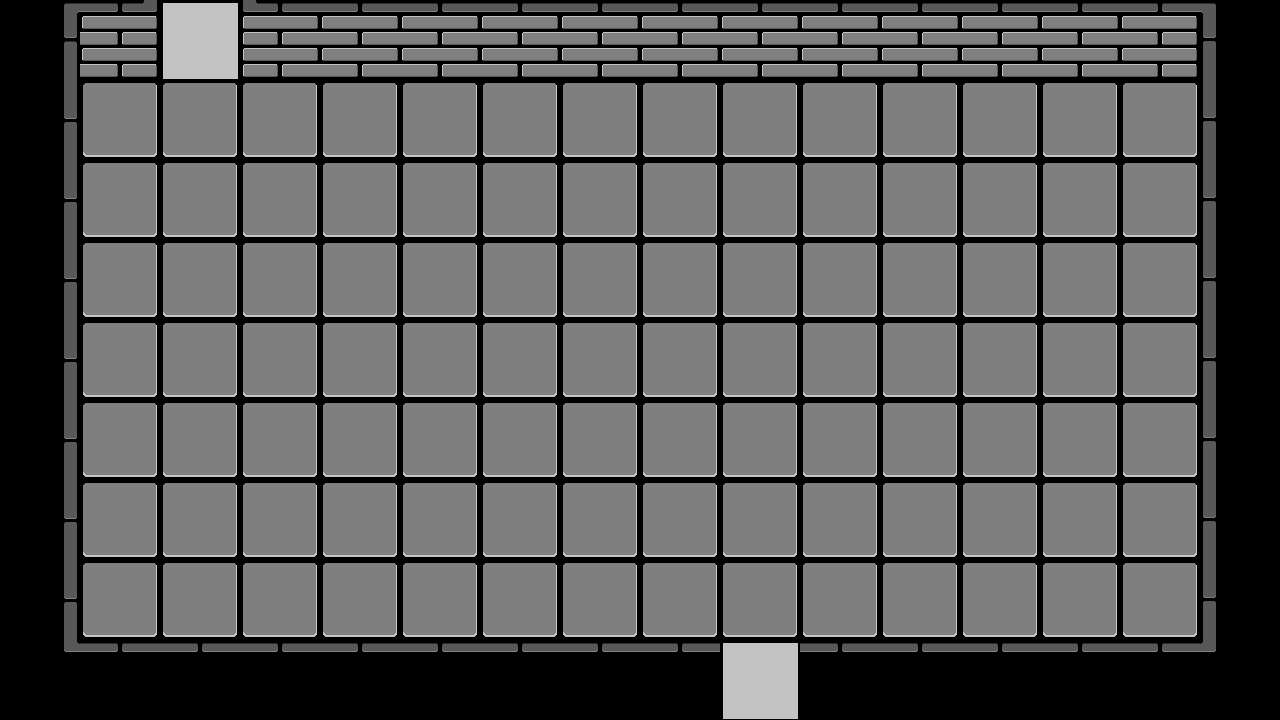

The image is a tile-based game level rendered from a .tmx file. Its description and complete source (layers, tilesets, objects, tile grids) follow:
An orthogonal 16x9 tile map with 80x80 px tiles, 1 tile layer (tile layer) and 3 objects (2x door, enemy).

<map version="1.4" tiledversion="1.4.2" orientation="orthogonal" renderorder="right-down" width="16" height="9" tilewidth="80" tileheight="80" infinite="0" nextlayerid="4" nextobjectid="7">
 <tileset firstgid="1" source="trial_tileset.tsx" />
 <layer id="1" name="tile layer" width="16" height="9">
  <data encoding="csv">
30,32,20,33,7,7,7,7,7,7,7,7,7,7,22,29,
9,2,2,2,2,2,2,2,2,2,2,2,2,2,2,10,
9,2,2,2,2,2,2,2,2,2,2,2,2,2,2,10,
9,2,2,2,2,2,2,2,2,2,2,2,2,2,2,10,
9,2,2,2,2,2,2,2,2,2,2,2,2,2,2,10,
9,2,2,2,2,2,2,2,2,2,2,2,2,2,2,10,
9,2,2,2,2,2,2,2,2,2,2,2,2,2,2,10,
9,2,2,2,2,2,2,2,2,2,2,2,2,2,2,10,
13,11,11,11,11,11,11,11,11,20,11,11,11,11,11,12
</data>
 </layer>
 <objectgroup id="3" name="object layer" visible="0">
  <object id="3" name="door" type="door" x="721.874" y="679.585" width="79.6619" height="40.3227">
   <properties>
    <property name="target_map" value="data/Tiled/room1.tmx" />
    <property name="target_x" type="int" value="760" />
    <property name="target_y" type="int" value="160" />
   </properties>
  </object>
  <object id="5" name="door" type="door" x="160.799" y="1.47521" width="79.6619" height="40.3227">
   <properties>
    <property name="target_map" value="data/Tiled/room3.tmx" />
    <property name="target_x" type="int" value="200" />
    <property name="target_y" type="int" value="620" />
   </properties>
  </object>
  <object id="6" name="enemy spawn point" type="enemy" x="441.583" y="363.888">
   <point />
  </object>
 </objectgroup>
</map>